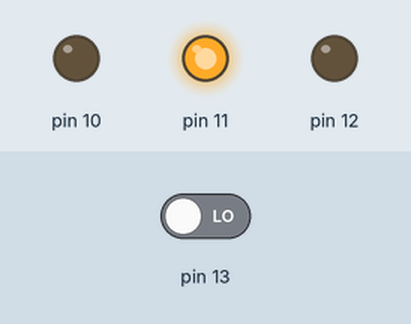
The sketch below on a simulated Arduino Uno, built with avr-gcc and run on an emulated ATmega328P. Parts: output pins drawn as LEDs (lit = HIGH). The inputs (shaded band) are chosen by the test bench; at power-on: pin 13 LOW.

Above: at 1.2 s.
1.3 s: pin 13 driven HIGH
At 3.6 s:
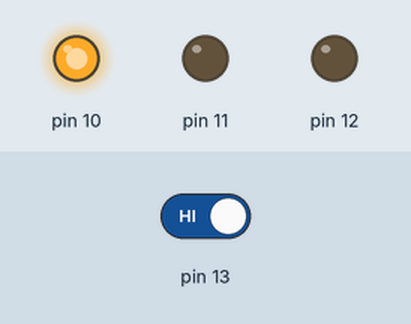
4.3 s: pin 13 driven LOW
At 4.45 s:
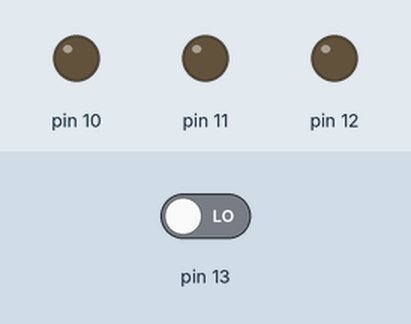
Timing chart, 0 to 7.8 s (numbered marks = the images above; inputs shaded):
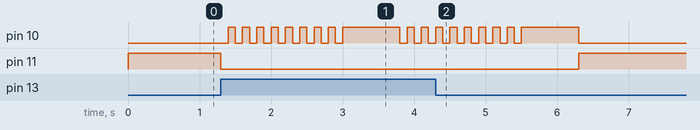

Measured:
- after the input at 1.3 s, pin 10: goes 8 × (HIGH 0.10 s, LOW 0.10 s), HIGH 0.80 s, LOW 0.10 s, HIGH 0.10 s, LOW 0.10 s, HIGH 0.10 s, then LOW, starting after 0.10 s; pin 11: HIGH → LOW at once
- after the input at 4.3 s, pin 10: goes on until 6.3 s, then stays LOW; pin 11: LOW → HIGH after 2.0 s

The sketch:

Final_Code_piezo_and_LED.ino
```cpp
int red_delay = 100;
int LED_switch = 700;
int x_times = 8;

void setup() {
  // put your setup code here, to run once:
  // set pin 13 to input into arduino and 12 to output
  pinMode(13, INPUT);
  pinMode(12, OUTPUT);
  pinMode(10, OUTPUT);
  pinMode(11, OUTPUT);
}

void loop() {
  // put your main code here, to run repeatedly:
  // read pin 13
  int input = digitalRead(13);
  // if pin 13 is high then output high for x seconds
  hit(input);
}

void hit(int input){
  	if (input == HIGH){
      digitalWrite(10, HIGH);
      digitalWrite(11, LOW);
      flash();
      delay(LED_switch);
      digitalWrite(10, LOW);
      digitalWrite(11, HIGH);
    // else output low
   }else{
     digitalWrite(10, LOW);
     digitalWrite(11, HIGH);
   }
}

void flash(){
    for(int i = 0; i <= x_times; i++){
      digitalWrite(10, LOW);
      delay(red_delay);
      digitalWrite(10, HIGH);
      delay(red_delay);
    }
}
```
